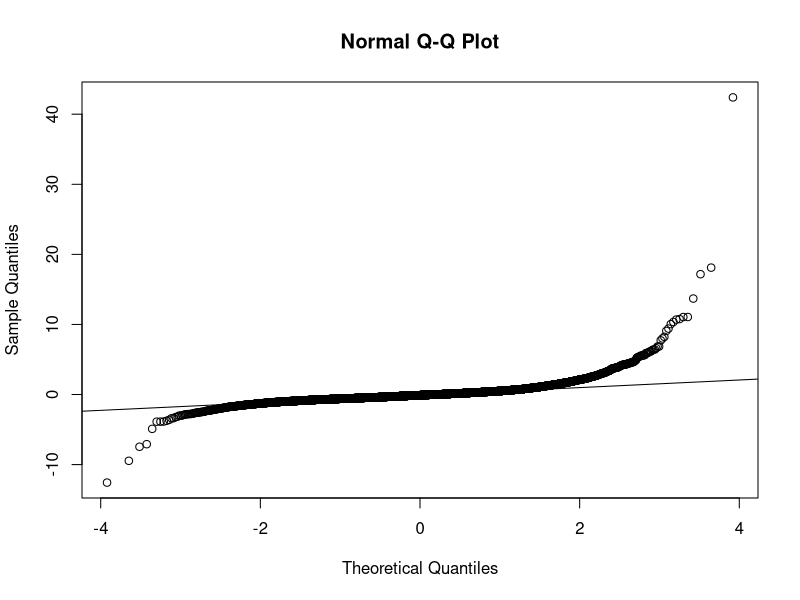
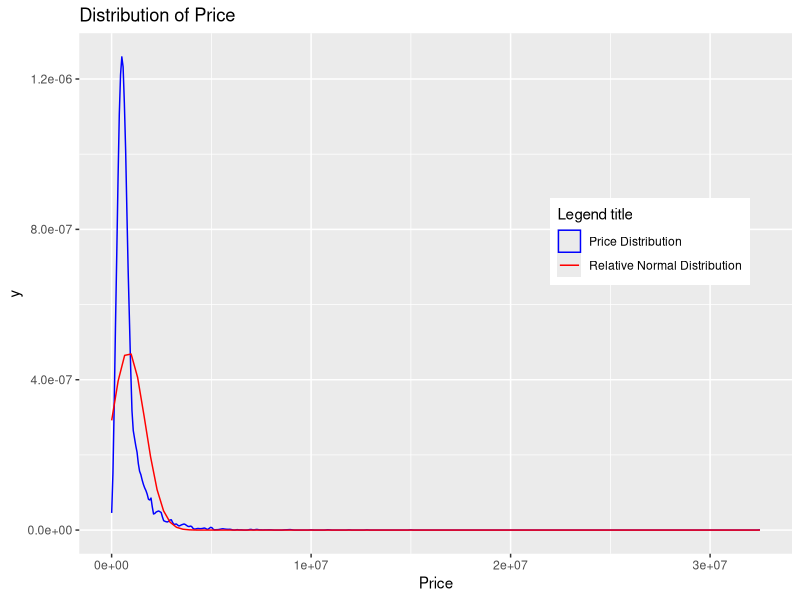
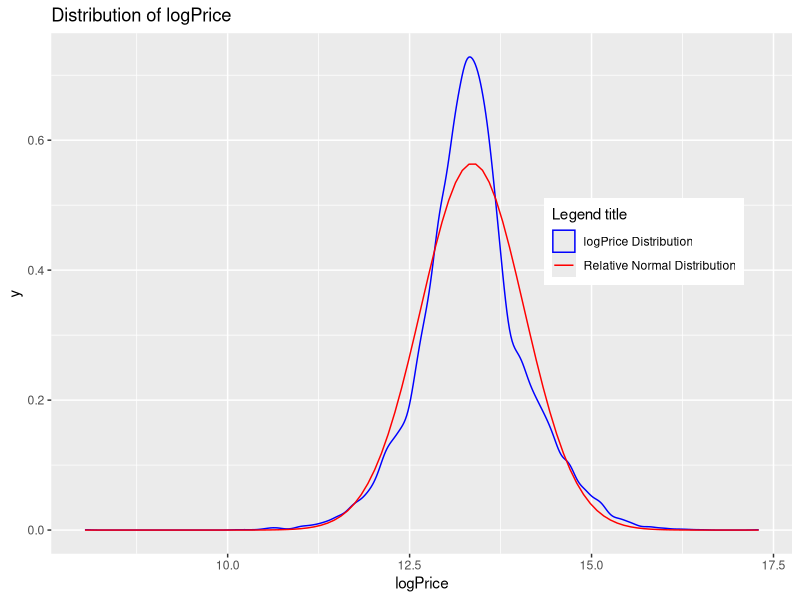
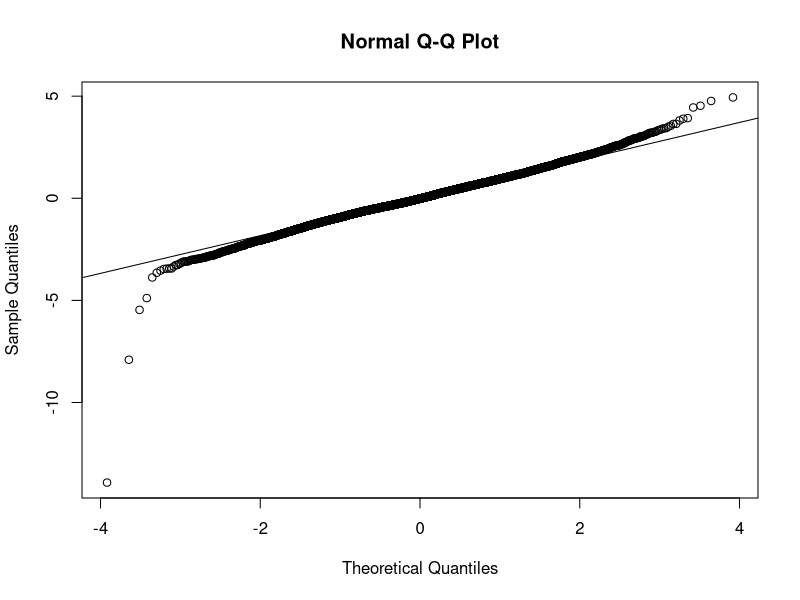
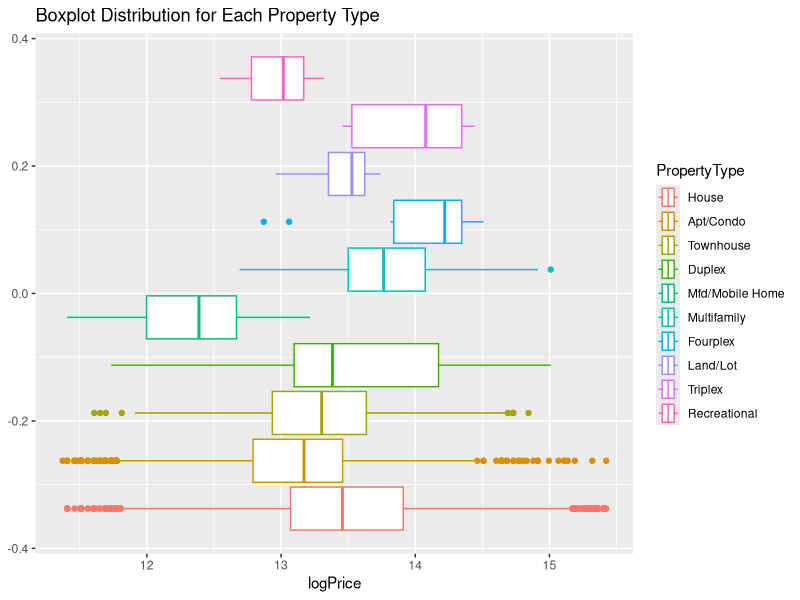
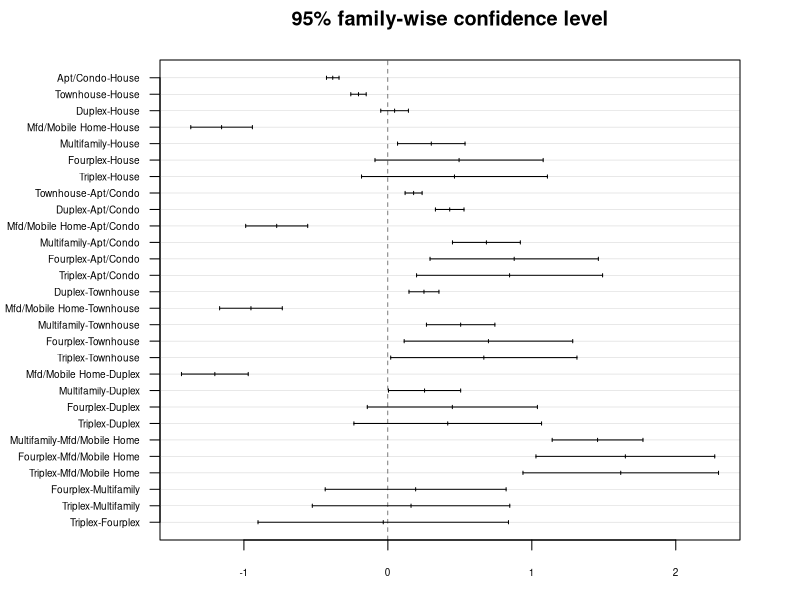
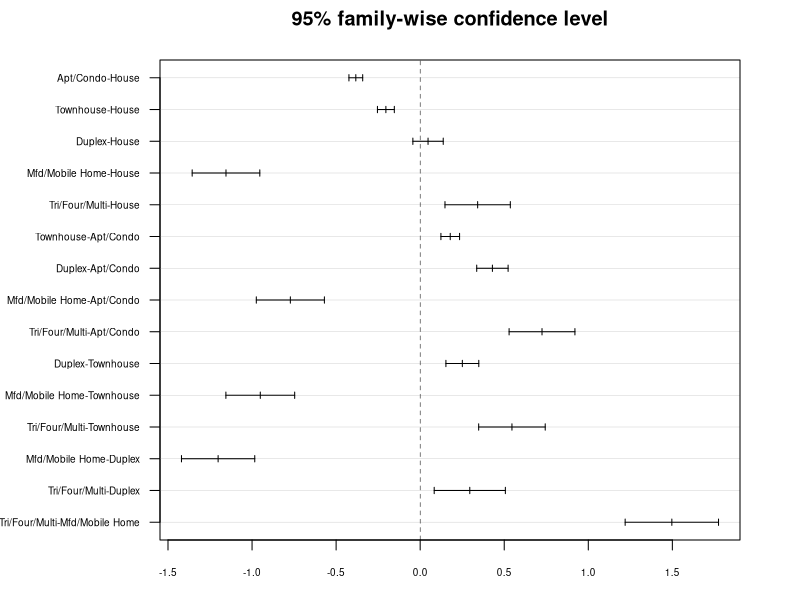
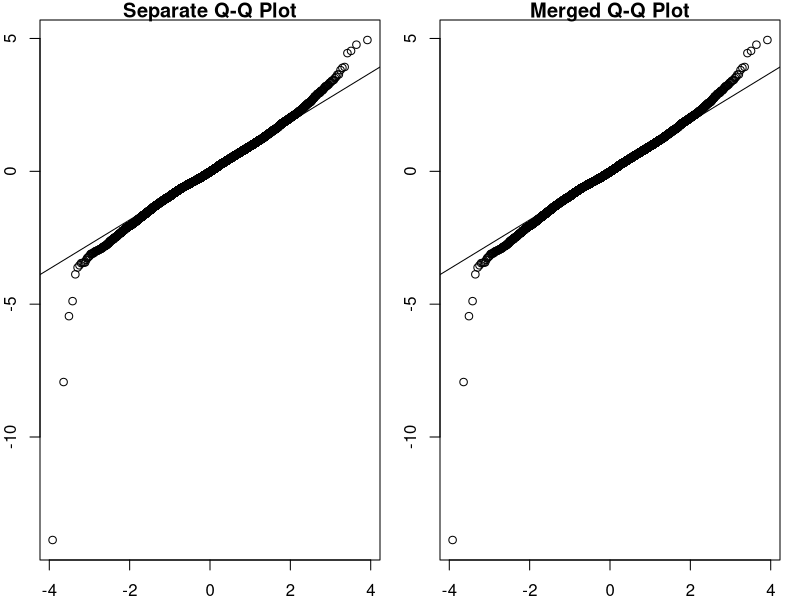

R code for these plots, in order:
## ---- chunk 1
setwd("C:/Users/colef/Documents/GitHub/Housing-Web-Scraping")
set.seed(4)
## ---- chunk 2
library(tidyverse)
library(forcats)
library(car)
library(rstatix)
## Polishing and Sampling dataframe:
houses.df <- read_csv(file = "housing_df.csv", show_col_types = FALSE)
houses.df <- houses.df %>% drop_na() %>% distinct()
houses.df$`Property Type` <- factor(houses.df$`Property Type`)
houses.df <- houses.df %>% mutate(`Property Type` = fct_reorder(
  `Property Type`, Price, .fun="length", .desc = TRUE))
houses.df <- houses.df %>% rename(PropertyType = `Property Type`)
houses.df <- houses.df %>% rename(SquareFeet = `Square Feet`)
## Creating first model:
houses.glm1 <- glm(formula = Price~Bedrooms+Bathrooms+SquareFeet+PropertyType,
                   data=houses.df)
#' Prints a concise summary of model
#'
#' @param model A linear model
#' @param name String
my_summary <- function(model, name="Unnamed Model"){
  cat("\"",name,"\"\n")
  cat("Formula: ",as.character(model$formula)[c(2,1,3)],"\n \n")
  printCoefmat(summary(model)$coefficients)
  cat(paste("\nAIC:", model$aic))}
my_summary(houses.glm1, "Naive Model")
## ---- chunk 3
#' Calculates percent error between predictions and actual values
#' 
#' @param preds predicted values
#' @param reals actual values
error <- function(preds, reals){
  return(mean(abs(preds - reals) / reals))
}
pred <- predict(houses.glm1, houses.df)
error(pred, houses.df$Price)

houses.glm1.res <- rstandard(houses.glm1)
qqnorm(houses.glm1.res)
qqline(houses.glm1.res)
## ---- chunk 4
#' Creates a distribution plot object with relative normal distribution
#' 
#' @param df A Dataframe
#' @param column A string representing a column name
#' @param datatype A string denoting plot type
#' @return distribution plot
distribution_graph <- function(df, column, datatype="bar") {
  y <- if(datatype=="density"){
    geom_density(aes(colour=paste(column,"Distribution")))
    } else {geom_bar(aes(colour=paste(column,"Distribution")))}
  p <- ggplot(data=df, aes(x=.data[[column]])) + 
    ggtitle(paste("Distribution of", column)) + y +
    stat_function(fun=dnorm, aes(colour = "Relative Normal Distribution"),
                  args=list(mean=mean(df[[column]]), sd=sd(df[[column]]))) +
    scale_colour_manual("Legend title", values = c("blue", "red")) +
    theme(legend.position="inside", legend.position.inside = c(0.8, 0.6))
  return(p)
}
# Create the plot
distribution_graph(houses.df, "Price", datatype="density")
## ---- chunk 5
## Create new "log(Price)" column for dataset and replot:
houses.df$logPrice <- log(houses.df$Price)
distribution_graph(houses.df, "logPrice", datatype="density")
## ---- chunk 6
# Removing outlying logPrices, and making second model:
q99 <- quantile(houses.df$logPrice, probs=c(0.005,0.995))
houses.df <- houses.df %>% filter(logPrice > q99[1]) %>% filter(logPrice < q99[2])
houses.glm2 <- glm(formula = logPrice~Bedrooms+Bathrooms+SquareFeet+PropertyType,
                   data=houses.df)
my_summary(houses.glm2, "Model 2")
## ---- chunk 7
pred <- exp(predict(houses.glm2, houses.df))
error(pred, houses.df$Price)

houses.glm2.res <- rstandard(houses.glm2)
qqnorm(houses.glm2.res)
qqline(houses.glm2.res)
## ---- chunk 8
houses.df %>% group_by(PropertyType) %>% summarise(count=n())
ggplot(data=houses.df, aes(x=logPrice, color=PropertyType)) +
  geom_boxplot() + ggtitle("Boxplot Distribution for Each Property Type")
## ---- chunk 9
# removing 'Land/Lot' and 'Recreational' listings
houses.df <- houses.df %>%
  filter(!(PropertyType %in% c("Land/Lot","Recreational")))
houses.df$PropertyType <- droplevels(houses.df$PropertyType)
## ---- chunk 10
## ANOVA test
anova_model <- aov(logPrice ~ PropertyType, data = houses.df)
summary(anova_model)
## ---- chunk 11
## Tukey HCD test
tukey_results <- TukeyHSD(anova_model,conf.level = 0.95)
par(mar=c(3,8,3,3))
plot(tukey_results, las=1, cex.axis = 0.6)
## ---- chunk 12
# Merging categories
houses.df$PropertyType <- 
  fct_collapse(houses.df$PropertyType, 
               `Tri/Four/Multi` = c("Triplex","Fourplex","Multifamily"))
## Tukey HCD test
anova_model <- aov(logPrice ~ PropertyType, data = houses.df)
tukey_results <- TukeyHSD(anova_model,conf.level = 0.95)
par(mar=c(3,8,3,3))
plot(tukey_results, las=1, cex.axis = 0.6)
## ---- chunk 13
# Making model with House and Duplex separate
houses.glm3.1 <- glm(formula = logPrice~Bedrooms+Bathrooms+SquareFeet+PropertyType,
                     data=houses.df)
# Making model with House and Duplex merged
houses.df.2 <- houses.df
houses.df.2$PropertyType <- 
  fct_collapse(houses.df.2$PropertyType, 
               `House/Duplex` = c("House","Duplex"))
houses.glm3.2 <- glm(formula = logPrice~Bedrooms+Bathrooms+SquareFeet+PropertyType,
                     data=houses.df.2)
my_summary(houses.glm3.1, "Separate House/Duplex")
my_summary(houses.glm3.2, "Merged House/Duplex")
## ---- chunk 14
pred.1 <- exp(predict(houses.glm3.1, houses.df))
error(pred.1, houses.df$Price)
pred.2 <- exp(predict(houses.glm3.2, houses.df.2))
error(pred.2, houses.df$Price)


par(mar=c(2,2,1,1), mfrow = c(1, 2))
houses.glm3.1.res <- rstandard(houses.glm3.1)
qqnorm(houses.glm3.1.res, ylab = "", xlab = "", main="Separate Q-Q Plot")
qqline(houses.glm3.1.res)

houses.glm3.2.res <- rstandard(houses.glm3.1)
qqnorm(houses.glm3.2.res, ylab = "", xlab = "", main="Merged Q-Q Plot")
qqline(houses.glm3.2.res)
## ---- chunk 15
# Choosing official 3rd model
houses.glm3 <- houses.glm3.1
